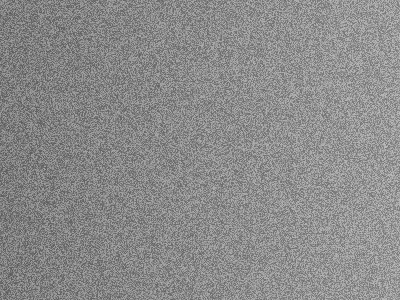
#> input picture assets/contoh_kontras_rendah.jpg, 400 x 300 px
$ python eksperimen_metrics.py
#> lines starting #> are read from the running program, lines starting #| are printed output that depends on the picture
### utils/image_utils.py
import cv2


def load_image(filepath):
    """Baca gambar dari filepath sebagai grayscale (matriks 2D uint8)."""
#> called with filepath = 'assets/contoh_kontras_rendah.jpg'
    img = cv2.imread(filepath, cv2.IMREAD_GRAYSCALE)
#> img is the input picture: shape (300, 400); min 85, max 193, mean 139
    if img is None:
        raise FileNotFoundError(f"Gambar tidak ditemukan: {filepath}")
    return img

### processing/enhancement.py
import cv2
import numpy as np


def apply_he(image):
    """Terapkan Histogram Equalization (HE) pada citra grayscale.

    HE meratakan distribusi intensitas pixel menggunakan CDF (Cumulative
    Distribution Function) sehingga kontras citra meningkat.
    """
    if not isinstance(image, np.ndarray) or image.ndim != 2:
        raise ValueError("Citra harus berupa array grayscale 2D")
    if image.dtype != np.uint8:
        raise ValueError("Citra harus bertipe uint8 (0-255)")

    return cv2.equalizeHist(image)
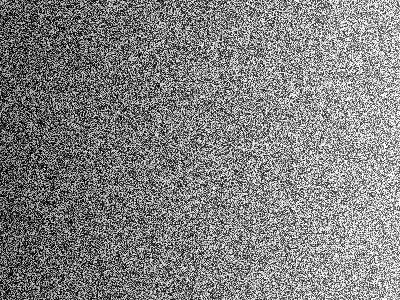
#> returned value: shape (300, 400); min 0, max 255, mean 129


def apply_clahe(image, clip_limit=2.0, tile_grid_size=(8, 8)):
    """Terapkan CLAHE (Contrast Limited Adaptive Histogram Equalization).

    Berbeda dari HE biasa, CLAHE membagi citra menjadi tile-tile kecil dan
    menerapkan HE secara lokal pada tiap tile, dengan clip_limit untuk
    membatasi penguatan kontras berlebih (mencegah noise menguat).
    """
#> called with clip_limit = 2, tile_grid_size = (8, 8)
    if not isinstance(image, np.ndarray) or image.ndim != 2:
        raise ValueError("Citra harus berupa array grayscale 2D")
    if image.dtype != np.uint8:
        raise ValueError("Citra harus bertipe uint8 (0-255)")

    clahe = cv2.createCLAHE(clipLimit=clip_limit, tileGridSize=tile_grid_size)
    return clahe.apply(image)
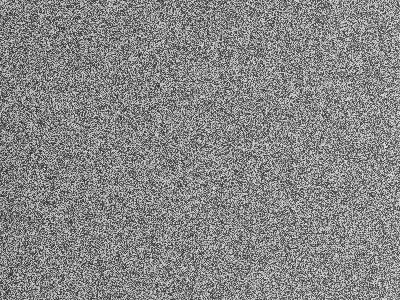
#> returned value: shape (300, 400); min 37, max 231, mean 134.4

### processing/metrics.py
import numpy as np


def calculate_mse(img1, img2):
    """Hitung Mean Squared Error antara dua citra."""
    if img1.shape != img2.shape:
        raise ValueError("Ukuran kedua citra harus sama")

    img1 = img1.astype(np.float64)
    img2 = img2.astype(np.float64)
    return np.mean((img1 - img2) ** 2)


def calculate_psnr(img1, img2):
    """Hitung Peak Signal-to-Noise Ratio (dB) antara dua citra."""
    mse = calculate_mse(img1, img2)
    if mse == 0:
        return float("inf")

    max_pixel = 255.0
    return 10 * np.log10((max_pixel ** 2) / mse)


def calculate_entropy(image):
    """Hitung Shannon entropy (dalam bit) dari citra grayscale."""
    histogram, _ = np.histogram(image.ravel(), bins=256, range=(0, 256))
#> histogram = 256 values, max 1785 at index 149, min 0 at index 0, mean 468.8
    probabilities = histogram / histogram.sum()
#> probabilities = 256 values, max 0.0149 at index 149, min 0 at index 0, mean 0.00391
    probabilities = probabilities[probabilities > 0]  # hindari log2(0)
#> probabilities = 109 values, max 0.0149 at index 64, min 8.33e-06 at index 0, mean 0.00917
    return -np.sum(probabilities * np.log2(probabilities))

### eksperimen_metrics.py
from utils.image_utils import load_image
from processing.enhancement import apply_he, apply_clahe
from processing.metrics import calculate_mse, calculate_psnr, calculate_entropy

img = load_image("assets/contoh_kontras_rendah.jpg")
img_he = apply_he(img)
img_clahe = apply_clahe(img)

print("=== Entropy (bit) ===")
print(f"Original : {calculate_entropy(img):.4f}")
#| Original : 6.4550
print(f"HE       : {calculate_entropy(img_he):.4f}")
#| HE       : 6.4315
print(f"CLAHE    : {calculate_entropy(img_clahe):.4f}")
#| CLAHE    : 7.4841

print("\n=== MSE & PSNR (dibandingkan dengan Original) ===")
print(f"HE    -> MSE: {calculate_mse(img, img_he):.4f}, "
      f"PSNR: {calculate_psnr(img, img_he):.4f} dB")
#> in calculate_psnr, `mse = calculate_mse(img1, img2)`: mse = 2754.9
#| HE    -> MSE: 2754.9304, PSNR: 13.7297 dB
print(f"CLAHE -> MSE: {calculate_mse(img, img_clahe):.4f}, "
      f"PSNR: {calculate_psnr(img, img_clahe):.4f} dB")
#| CLAHE -> MSE: 862.7970, PSNR: 18.7717 dB

print("\n=== Sanity check: gambar dibandingkan dengan dirinya sendiri ===")
print(f"MSE  : {calculate_mse(img, img):.4f}")
#| MSE  : 0.0000
print(f"PSNR : {calculate_psnr(img, img):.4f}")
#| PSNR : inf
